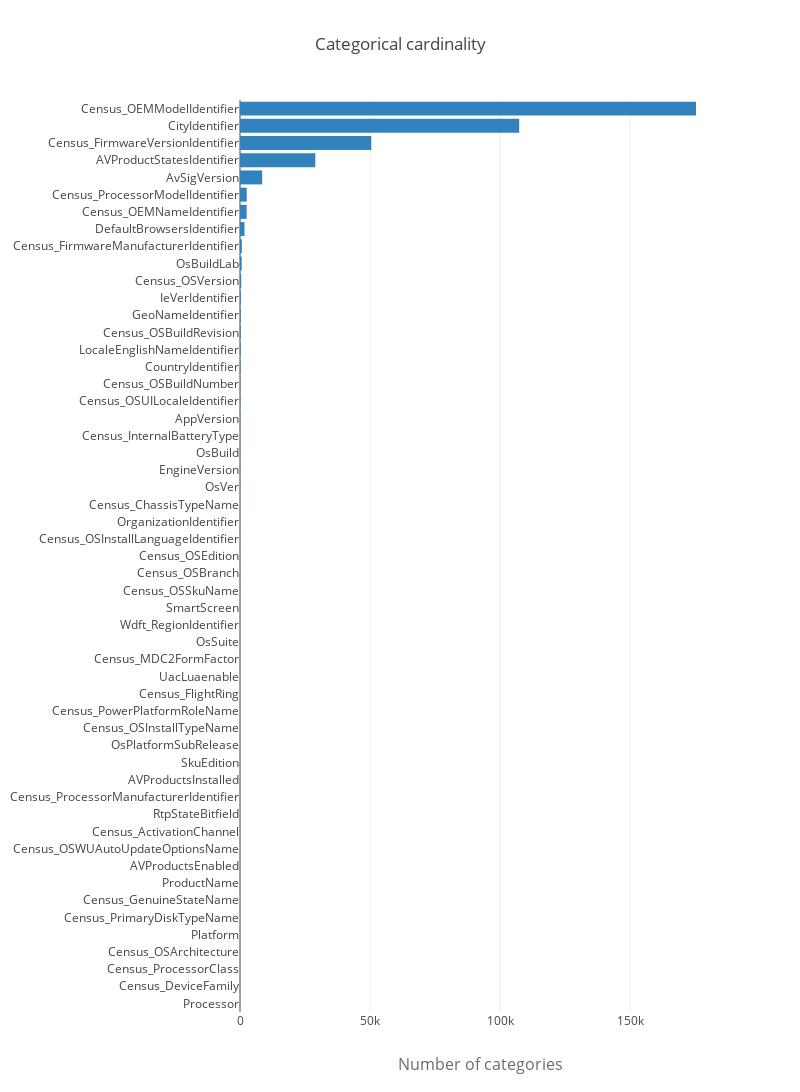

Source (notebook cell):
### Markdown cell above
Most of the current variables are categories and we need to choose a method to treat them. **Depending on the cardinality of each variable**, we can opt for** one-hot-encoding, frequency or target encoding**. In the particular case of Light-GBM, we can also use the **built-in LGBM treatment of categoricals**:

### Code cell
cardinality = []
for c in categorical_columns:
    if c == 'MachineIdentifier': continue
    cardinality.append([c, train[c].nunique()])
cardinality.sort(key = lambda x:x[1], reverse=False)

trace = go.Bar(y=[x[0] for x in cardinality],
               x=[x[1] for x in cardinality],
               orientation='h', marker=dict(color='rgb(49,130,189)'), name='train')

layout = go.Layout(
    title='Categorical cardinality', height=1600, width=800,
    xaxis=dict(
        title='Number of categories',
        titlefont=dict(size=16, color='rgb(107, 107, 107)'),
        domain=[0.25, 1]
    ),
    barmode='group',
    bargap=0.1,
    bargroupgap=0.1
)

fig = go.Figure(data=[trace], layout=layout)
iplot(fig)

### Figure 1 — Plotly figure (JSON) as saved in the notebook; plotly's stock layout.template omitted (floating-point values rounded to 4 significant figures)
{"data": [{"marker": {"color": "rgb(49,130,189)"}, "name": "train", "orientation": "h", "type": "bar", "uid": "f10f43eb-df78-4c06-85d3-d1304975ba29", "x": [3, 3, 3, 3, 4, 4, 5, 6, 6, 6, 6, 7, 7, 8, 8, 9, 9, 10, 10, 11, 13, 14, 15, 21, 30, 32, 33, 39, 49, 52, 58, 70, 76, 78, 110, 147, 165, 222, 252, 285, 292, 303, 469, 663, 712, 1730, 2564, 2583, 8531, 28970, 50494, 107366, 175365], "y": ["Processor", "Census_DeviceFamily", "Census_ProcessorClass", "Census_OSArchitecture", "Platform", "Census_PrimaryDiskTypeName", "Census_GenuineStateName", "ProductName", "AVProductsEnabled", "Census_OSWUAutoUpdateOptionsName", "Census_ActivationChannel", "RtpStateBitfield", "Census_ProcessorManufacturerIdentifier", "AVProductsInstalled", "SkuEdition", "OsPlatformSubRelease", "Census_OSInstallTypeName", "Census_PowerPlatformRoleName", "Census_FlightRing", "UacLuaenable", "Census_MDC2FormFactor", "OsSuite", "Wdft_RegionIdentifier", "SmartScreen", "Census_OSSkuName", "Census_OSBranch", "Census_OSEdition", "Census_OSInstallLanguageIdentifier", "OrganizationIdentifier", "Census_ChassisTypeName", "OsVer", "EngineVersion", "OsBuild", "Census_InternalBatteryType", "AppVersion", "Census_OSUILocaleIdentifier", "Census_OSBuildNumber", "CountryIdentifier", "LocaleEnglishNameIdentifier", "Census_OSBuildRevision", "GeoNameIdentifier", "IeVerIdentifier", "Census_OSVersion", "OsBuildLab", "Census_FirmwareManufacturerIdentifier", "DefaultBrowsersIdentifier", "Census_OEMNameIdentifier", "Census_ProcessorModelIdentifier", "AvSigVersion", "AVProductStatesIdentifier", "Census_FirmwareVersionIdentifier", "CityIdentifier", "Census_OEMModelIdentifier"]}], "layout": {"bargap": 0.1, "bargroupgap": 0.1, "barmode": "group", "height": 1600, "title": {"text": "Categorical cardinality"}, "width": 800, "xaxis": {"domain": [0.25, 1], "title": {"font": {"color": "rgb(107, 107, 107)", "size": 16}, "text": "Number of categories"}}}}
